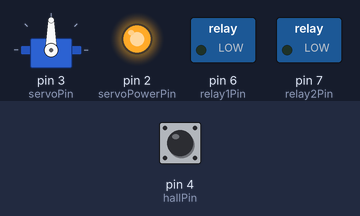
This sketch was run on a simulated Arduino Uno, built with avr-gcc and run on an emulated ATmega328P. On the bench: servo, switched loads named in the sketch (green lamp = pin HIGH), output pins drawn as LEDs (lit = HIGH). The inputs (shaded band) are chosen by the test bench; at power-on: pin 4 (hallPin) HIGH. What the sketch prints to the serial monitor is not drawn.

Above: at 1.2 s.
1.3 s: pin 4 (hallPin) driven LOW
At 3.5 s:
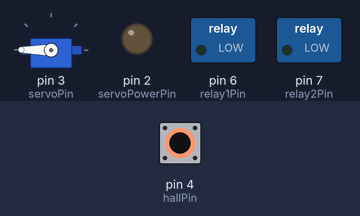
4.3 s: pin 4 (hallPin) pulsed HIGH 2 times (0.12 s each, 0.3 s apart)
At 4.7 s:
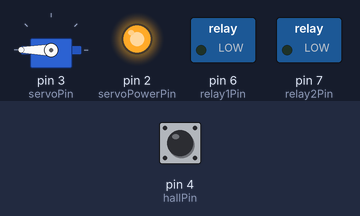
Timing chart, 0 to 9.3 s (numbered marks = the images above; inputs shaded):
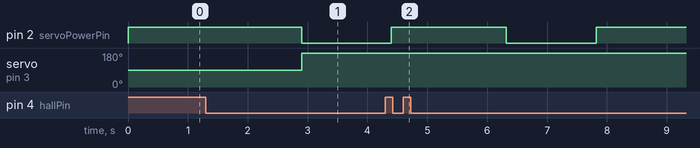

Measured:
- after the input at 1.3 s, pin 2 (servoPowerPin): HIGH → LOW after 1.6 s; servo on pin 3 (servoPin): 90° → 180° after 1.6 s

The sketch:

knock_v5.ino
```cpp
//Evan Widloski - 2013-09-06
//Rhythm counter - checks rhythm (input[]) for match to a secret knock
//secret knock works at any tempo

#include <Servo.h>

int device_states[3] = {0,0,0};

//Device IDs and Commands
#define servoID 0
#define servoOPEN 0
#define servoCLOSE 1
#define servoTOGGLE 2
#define relay1ID 1
#define relay2ID 2

//Pin setup
int servoPowerPin = 2;
int servoPin = 3;
int hallPin = 4;
int relay1Pin = 6;
int relay2Pin = 7;

int debounce_time=100;

boolean doorstate=1;
boolean last_doorstate=doorstate;

boolean new_seq=false;
Servo doorServo;

void setup(){
    pinMode(hallPin,INPUT);
    pinMode(servoPowerPin,OUTPUT);
    pinMode(relay1Pin,OUTPUT);
    pinMode(relay2Pin,OUTPUT);

    Serial.begin(9600);

    doorServo.attach(servoPin);
    digitalWrite(servoPowerPin,HIGH);
}

void loop(){
  if(Serial.available()){
    int inByte = Serial.read();

    int device_id = inByte / 3;
    int command = inByte % 3;

    controlDevice(device_id,command);
  }

  doorstate=digitalRead(hallPin);
  if(doorstate != last_doorstate){
    delay(debounce_time);
    doorstate=digitalRead(hallPin);
  }

  if(doorstate == 0 && last_doorstate == 1){
    Serial.print("door ");
    Serial.print(doorstate);
    Serial.print(";");
    delay(1500);
    controlDevice(0,1);
  }
  if(doorstate == 1 && last_doorstate == 0){
    Serial.print("door ");
    Serial.print(doorstate);
    Serial.print(";");
  }
  last_doorstate = doorstate;


}

void controlDevice(int device_id,int command){
  Serial.print("control ");
  Serial.print("command ");
  Serial.print(command);
  Serial.print(" device_id ");
  Serial.print(device_id);
  Serial.print(";");
  switch (device_id){
    case servoID:
      digitalWrite(servoPowerPin,LOW);
      switch(command){
        case servoOPEN:
          doorServo.write(10);
          device_states[servoID]=0;
          break;
        case servoCLOSE:
          doorServo.write(240);
          device_states[servoID]=1;
          break;
        case servoTOGGLE:
          controlDevice(servoID,1-device_states[servoID]);
          break;
      }
      delay(1500);
      digitalWrite(servoPowerPin,HIGH);
      break;
    case relay1ID:
     switch(command){
        case 0:
          digitalWrite(relay1Pin,LOW);
          device_states[relay1ID]=0;
          break;
        case 1:
          digitalWrite(relay1Pin,HIGH);
          device_states[relay1ID]=1;
          break;
        case 2:
          controlDevice(relay2ID,1-device_states[relay2ID]);
          break;
      }
    case relay2ID:
      switch(command){
        case 0:
          digitalWrite(relay2Pin,LOW);
          device_states[relay2ID]=0;
          break;
        case 1:
          digitalWrite(relay2Pin,HIGH);
          device_states[relay2ID]=1;
          break;
        case 2:
          controlDevice(relay2ID,1-device_states[relay2ID]);
          break;
      }

  }
  return;

}
```
